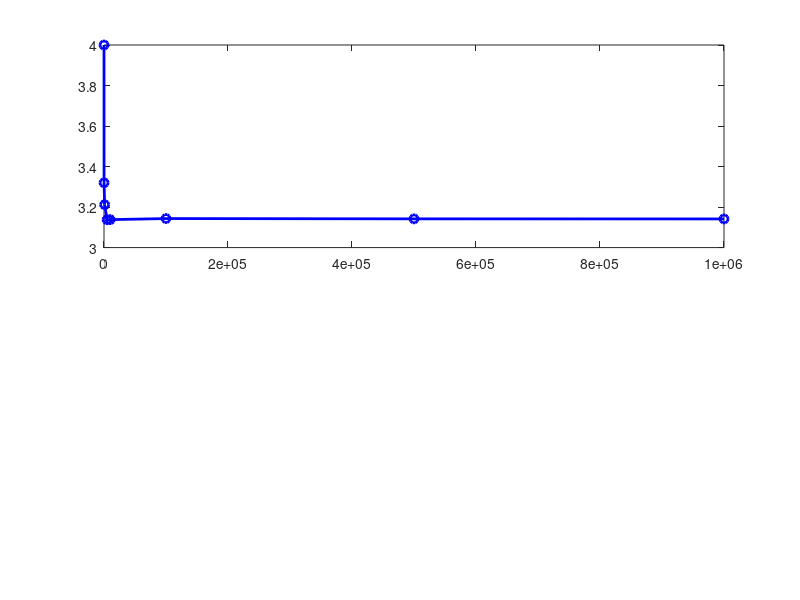

Source code (MATLAB): (Note: this script raises an error after producing the figure.)
%% Part 1: using monte carlo to approximate pi 
clear; clc; close all;

data_set = [10, 100, 1000, 5000, 10000, 100000, 500000, 1000000]; 

exact = pi;
estimate = zeros(size(data_set));
execution_time = zeros(size(data_set));
deviation = zeros(size(data_set));

% monte carlo simulation
for idx = 1:length(data_set)
    N = data_set(idx); 

    tic; % begin timing simulation

    x = rand(N,1);
    y = rand(N,1);

    points_incircle = sum(x.^2 + y.^2 <= 1);
    
    % estimate the value of pi
    estimate(idx) = 4 * points_incircle / N;

    % stop execution timer and record time
    execution_time(idx) = toc;

    % measure deviation from true value 
    deviation(idx) = abs(estimate(idx) - exact);
end

% (a) π estimate vs N, with deviation subplot
figure; 
subplot(2,1,1);
plot(data_set, estimate, 'b-o', 'LineWidth', 2);
hold on;
yline(exact, 'r--', 'LineWidth', 2);
xlabel('Total # of Points');
ylabel('Estimate');
title('Monte Carlo Simulation to Estimate Pi');
legend('Computed π', 'True π');
grid on;

subplot(2,1,2);
plot(data_set, deviation, 'g-o', 'LineWidth', 2);
xlabel('Number of Points');
ylabel('Deviation from true value');
title('Deviation of Estimate from True Value');
grid on;

% (b) computational cost vs N
figure; 
plot(data_set, execution_time, 'm-o', 'LineWidth', 2);
xlabel('Number of Points');
ylabel('Execution time (secs)');
title('Computational Cost for Varying # of Points');
grid on;


%% Part 2: using a while loop to specified precision level

% desired number of significant figures
sf = 3;

tol = 5 * 10^(-sf);

N = 10000;  
estimate = 0; 
delta_pi = Inf;  
prev_pi = 0;  
iterations = 0;  

% arrays to track convergence
N_values = [];
pi_values = [];

% while loop until tolerance is met
while delta_pi > tol
    x = rand(N,1);
    y = rand(N,1);
    
    inside_circle = sum(x.^2 + y.^2 <= 1);
    
    estimate = 4 * inside_circle / N;
    
    delta_pi = abs(estimate - prev_pi);
    
    prev_pi = estimate;
    
    % record values for plotting
    N_values(end+1) = N; %#ok<*SAGROW>
    pi_values(end+1) = estimate;
    
    % increment N
    N = N + 1000;  
    iterations = iterations + 1;
end

% print results
fprintf('Computed value of π: %.10f\n', estimate);
fprintf('Number of iterations required: %d\n', iterations);
fprintf('Final number of points used: %d\n', N);

% plot convergence
figure;
plot(N_values, pi_values, 'b-o', 'LineWidth', 2);
yline(pi, 'r--', 'LineWidth', 2);  % reference line for true π
xlabel('Number of Points');
ylabel('Computed π');
title('Convergence of Monte Carlo Approximation of π');
grid on;
legend('Computed π', 'True π');


%% Part 3: Modifying part 2 

function computed_pi = precise_compute(sf)    
    tolerance = 5 * 10^(-sf);
    N = 1000; 
    computed_pi = 0; 
    delta_pi = Inf;
    prev_pi = 0; 
    iteration_count = 0; 
    
    figure;
    hold on;
    axis equal;
    grid on;
    title('Monte Carlo Approximation of \pi');
    xlabel('x');
    ylabel('y');
    
    while delta_pi > tolerance
        % generate random points in [-1,1]x[-1,1]
        x = rand(N,1) * 2 - 1;  
        y = rand(N,1) * 2 - 1;  
        
        % check which are inside circle
        inside_circle = (x.^2 + y.^2 <= 1);
        
        % plot points
        plot(x(inside_circle), y(inside_circle), 'b.');
        plot(x(~inside_circle), y(~inside_circle), 'r.');
        drawnow;
        
        % compute estimate
        computed_pi = 4 * sum(inside_circle) / N;
        
        % update stopping condition
        delta_pi = abs(computed_pi - prev_pi);
        prev_pi = computed_pi;
        
        % increment sample size
        N = N + 1000;  
        iteration_count = iteration_count + 1;
    end
    
    % print result to command window
    final_pi_str = sprintf(['Computed value of \x03C0 to %d significant figures: %.', ...
                             num2str(sf), 'f\n'], sf, computed_pi);
    fprintf(final_pi_str);
    
    % reference circle
    theta = linspace(0, 2*pi, 500);
    plot(cos(theta), sin(theta), 'k-', 'LineWidth', 2);
    
    % annotate figure with final pi
    text(-1.5, 1.2, ['\pi ≈ ', sprintf(['%.', num2str(sf), 'f'], computed_pi)], ...
        'FontSize', 14, 'Color', 'black');
    
    legend('Points inside circle', 'Points outside circle', 'Unit circle');
    
end

precise_compute(3);
